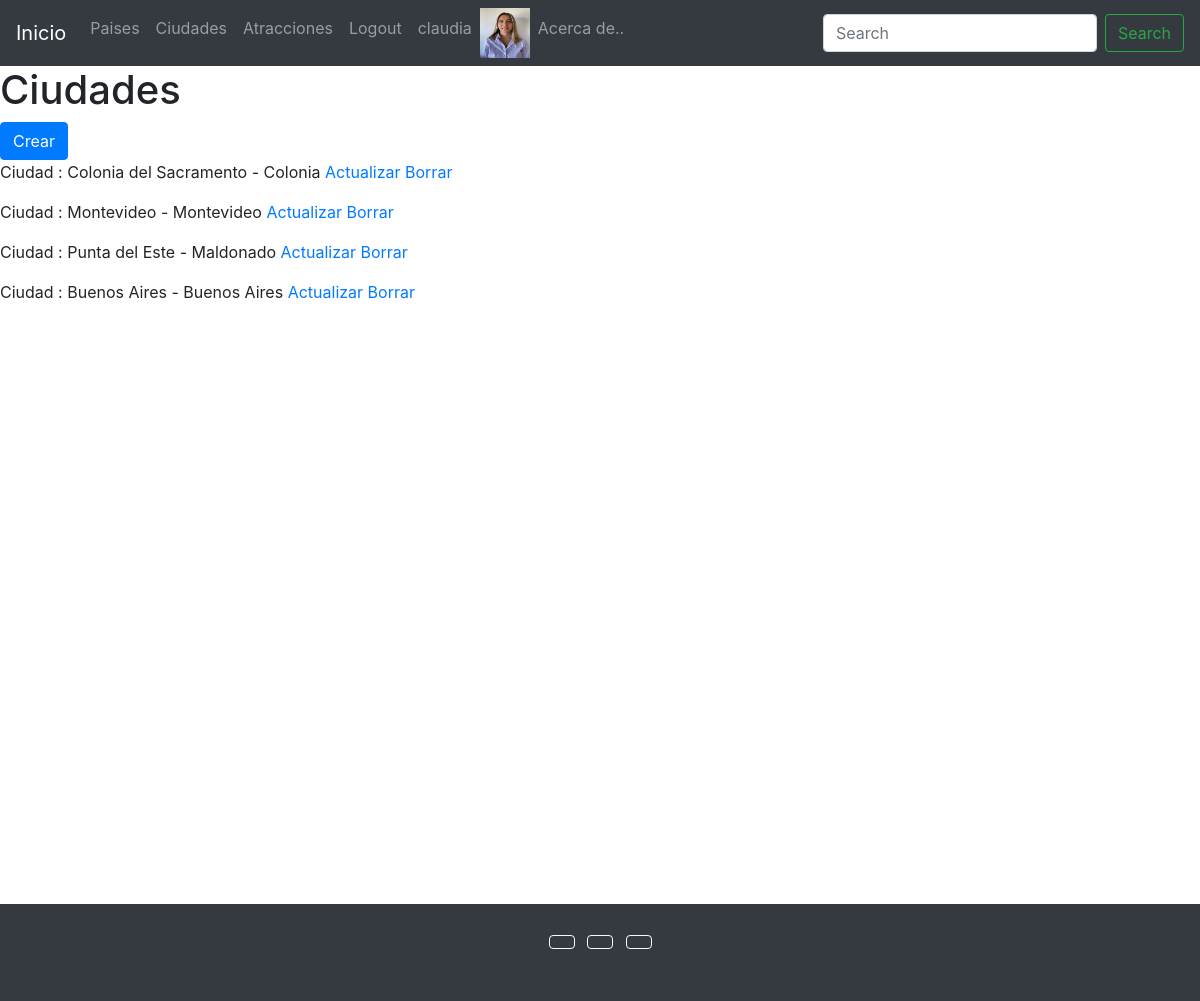
The app's page /ciudades/listar-ciudades/ (signed in) with its own data.
### usuarios/models.py (models this page shows)
class UsuarioPerfil(models.Model):
    usuario = models.OneToOneField(User, on_delete=models.CASCADE, related_name='profile')
    telefono = models.CharField(max_length=25, null=True, blank=True)
    fecha_nac = models.DateField(null=True, blank=True)
    foto = models.ImageField(upload_to='profile_images', null=True, blank=True)

### ciudades/models.py (models this page shows)
class Ciudades(models.Model):
    codigoCiudad = models.IntegerField()
    nombre= models.CharField(max_length=100)
    departamento= models.CharField(max_length=100)
    cantidadHabitantes = models.IntegerField()

### ciudades/views.py (the view)
# urls.py: path('listar-ciudades/', listar_ciudades),
def listar_ciudades(request):
    if 'search' in request.GET:
        search = request.GET['search']
        ciudades = Ciudades.objects.filter(name__icontains=search)
    else:
        ciudades = Ciudades.objects.all()
    context = {
        'ciudades':ciudades,
    }
    return render(request, 'ciudades/listar_ciudades.html', context=context)

### templates/ciudades/listar_ciudades.html (shortened to what this page needs)
{% extends 'base.html' %}
{% block content %}
    <h1>Ciudades</h1>
    <a href="/ciudades/crear-ciudades/" class="btn btn-primary">Crear</a>
    {% for ciudad in ciudades %}
         <p>Ciudad : {{ciudad.nombre}} - {{ciudad.departamento}}
         <a href="/ciudades/actualizar-ciudades/{{ciudad.id}}/" >Actualizar</a>
         <a href="/ciudades/eliminar-ciudades/{{ciudad.id}}/" >Borrar</a> </p>
    {% endfor %}
{% endblock %}

### templates/base.html (shortened to what this page needs)
<!DOCTYPE html>
<html lang="en">
<head>
    <link rel="stylesheet" href="https://cdn.jsdelivr.net/npm/bootstrap@4.6.2/dist/css/bootstrap.min.css"
>
</head>
<body>
    <header>
        <nav class="navbar navbar-expand-lg navbar-dark bg-dark">
            <a class="navbar-brand" href="/">Inicio</a>
            <div class="collapse navbar-collapse" id="navbarSupportedContent">
                <ul class="navbar-nav mr-auto">
                    <li class="nav-item">
                        <a class="nav-link" href="/paises/listar-paises/">Paises</a>
                    </li>
                    <li class="nav-item">
                        <a class="nav-link" href="/ciudades/listar-ciudades/">Ciudades</a>
                    </li>
                    <li class="nav-item">
                        <a class="nav-link" href="/atracciones/listar-atracciones/">Atracciones</a>
                    </li>
                    {% if request.user.is_authenticated %}
                    <li class="nav-item">
                        <a class="nav-link" href="/usuarios/logout/">Logout</a>
                    </li>
                    <li class="nav-item">
                        <a class="nav-link" href="/usuarios/actualizar/">{{request.user.username}}</a>
                    </li>
                        {% if request.user.profile.profile_picture.url != '' %}
                            <img src="{{request.user.profile.foto.url}}" alt="foto" width="50px" height="50px">
                        {% endif %}
                    {% endif %}
                    <li class="nav-item">
                        <a class="nav-link" href="/galeria/acercade/">Acerca de..</a>
                    </li>
                </ul>
                <form class="form-inline my-2 my-lg-0" action="/paises/listar-paises/" method="GET">
                    <input class="form-control mr-sm-2" type="search" placeholder="Search" aria-label="Search" name="search">
                    <button class="btn btn-outline-success my-2 my-sm-0" type="submit">Search</button>
                </form>
            </div>
        </nav>
    </header>
    {% block content %}
    {% endblock %}
    <footer class="bg-dark text-center text-white" style="margin-top:600px;">
        <div class="container p-4">
        <section class="mb-4">
            <a class="btn btn-outline-light btn-floating m-1" href="#!" role="button"
            ></a>
            <a class="btn btn-outline-light btn-floating m-1" href="#!" role="button"
            ></a>
            <a class="btn btn-outline-light btn-floating m-1" href="#!" role="button"
            ></a>
</body>
</html>

### records on screen
Ciudades: nombre "Colonia del Sacramento", departamento "Colonia"
Ciudades: nombre "Montevideo", departamento "Montevideo"
Ciudades: nombre "Punta del Este", departamento "Maldonado"
Ciudades: nombre "Buenos Aires", departamento "Buenos Aires"

### other values on screen
{{ request.user.username }} "claudia"
